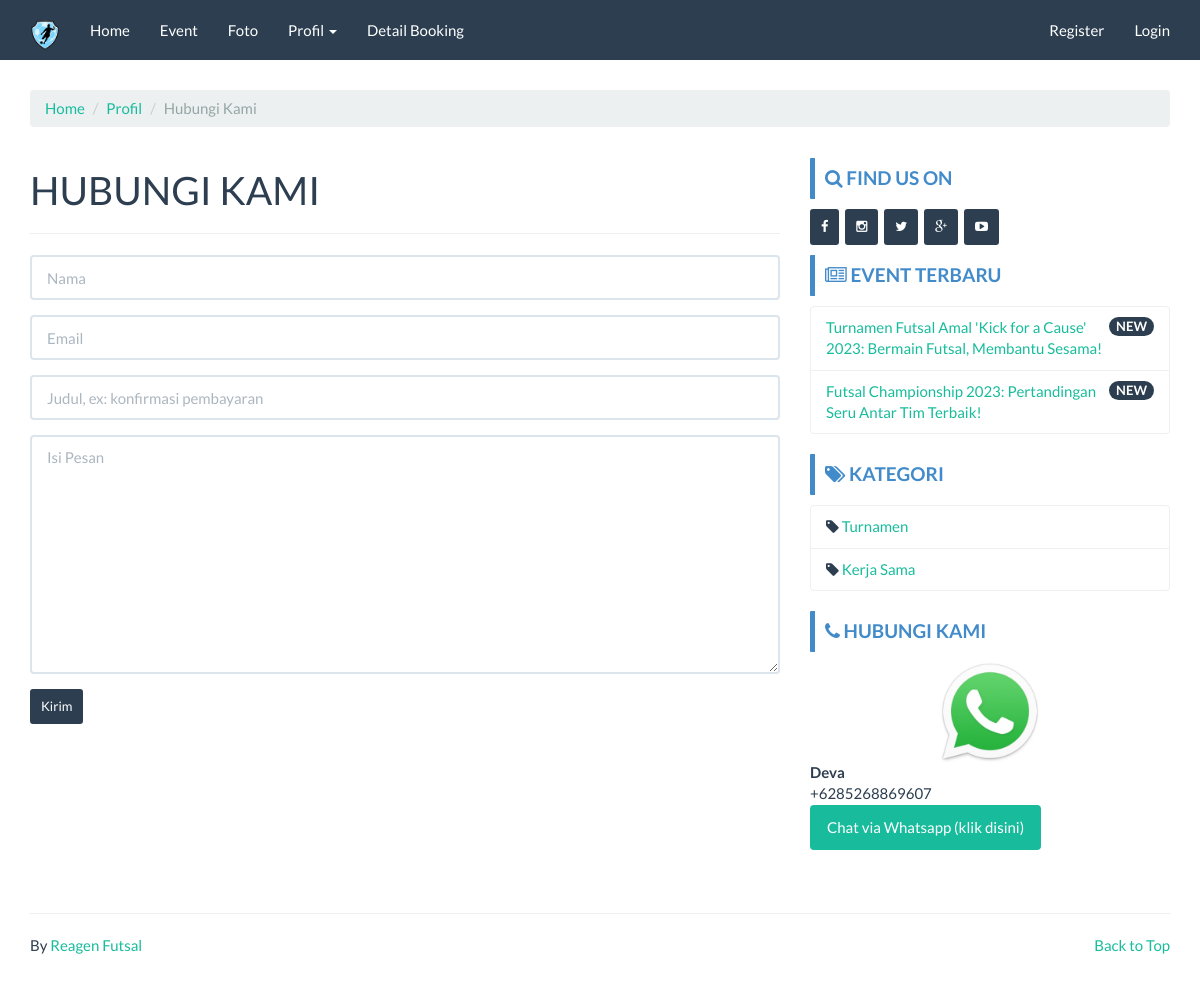
/index.php/page/contact, run on the app's committed database.
### tables this page shows
CREATE TABLE `company` (
  `id_company` int(11) NOT NULL,
  `company_name` varchar(100) NOT NULL,
  `company_desc` text NOT NULL,
  `company_address` text NOT NULL,
  `company_maps` text NOT NULL,
  `company_phone` char(30) NOT NULL,
  `company_phone2` char(30) NOT NULL,
  `company_fax` char(30) NOT NULL,
  `company_email` char(30) NOT NULL,
  `foto` text NOT NULL,
  `foto_type` char(10) NOT NULL,
  `created` datetime NOT NULL DEFAULT current_timestamp(),
  `modified` datetime DEFAULT NULL,
  `created_by` char(50) NOT NULL,
  `modified_by` char(50) NOT NULL
);

CREATE TABLE `event` (
  `id_event` int(11) NOT NULL,
  `nama_event` varchar(100) NOT NULL,
  `slug_event` varchar(100) DEFAULT NULL,
  `deskripsi` text DEFAULT NULL,
  `kategori` int(11) DEFAULT NULL,
  `foto` text DEFAULT NULL,
  `foto_type` char(10) DEFAULT NULL,
  `created_at` datetime NOT NULL DEFAULT current_timestamp(),
  `created_by` char(50) NOT NULL,
  `modified_at` datetime DEFAULT NULL ON UPDATE current_timestamp(),
  `modified_by` char(50) NOT NULL
);

CREATE TABLE `kategori` (
  `id_kategori` int(11) NOT NULL,
  `nama_kategori` varchar(20) NOT NULL,
  `slug_kat` varchar(20) NOT NULL,
  `created_by` char(50) NOT NULL,
  `created_at` datetime NOT NULL DEFAULT current_timestamp(),
  `modified_by` char(50) NOT NULL,
  `modified_at` datetime DEFAULT NULL ON UPDATE current_timestamp()
);

CREATE TABLE `kontak` (
  `id_kontak` int(11) NOT NULL,
  `nama_kontak` char(50) NOT NULL,
  `nohp` char(50) NOT NULL,
  `created_by` char(50) NOT NULL,
  `created_at` datetime NOT NULL DEFAULT current_timestamp(),
  `modified_by` char(50) NOT NULL,
  `modified_at` datetime DEFAULT NULL ON UPDATE current_timestamp()
);

### application/controllers/Page.php (called while the page is built, shortened)
<?php
class Page extends CI_Controller
{
   function __construct()
   {
      $this->load->model('Company_model');
      $this->load->model('Event_model');
      $this->load->model('Foto_model');
      $this->load->model('Kategori_model');
      $this->load->model('Kontak_model');
      $this->data['company_data']    = $this->Company_model->get_by_company();
      $this->data['event_sidebar']          = $this->Event_model->get_all_sidebar();
      $this->data['kategori_sidebar']    = $this->Kategori_model->get_all();
      $this->data['kontak_sidebar']       = $this->Kontak_model->get_all();
      $this->data['kontak']             = $this->Kontak_model->get_all();
   }
   public function contact()
   {
      $this->data['title'] = 'Contact';
      $this->data['name'] = array(
         'name'  => 'name',
         'id'    => 'name',
         'class' => 'form-control',
         'placeholder'    => 'Nama',
         'value' => $this->form_validation->set_value('name'),
      );
      $this->data['email'] = array(
         'name'  => 'email',
         'id'    => 'email',
         'class' => 'form-control',
         'placeholder'    => 'Email',
         'value' => $this->form_validation->set_value('email'),
      );
      $this->data['subject'] = array(
         'name'  => 'subject',
         'id'    => 'subject',
         'class' => 'form-control',
         'placeholder'    => 'Judul, ex: konfirmasi pembayaran',
         'value' => $this->form_validation->set_value('subject'),
      );
      $this->data['message'] = array(
         'name'  => 'message',
         'id'    => 'message',
         'class' => 'form-control',
         'placeholder'    => 'Isi Pesan',
         'value' => $this->form_validation->set_value('message'),
      );
      $this->load->view('front/page/contact', $this->data);
   }
}

### index.php (called while the page is built, shortened)
<?php
require_once BASEPATH . 'core/CodeIgniter.php';

### application/models/Company_model.php (called while the page is built, shortened)
<?php  if ( ! defined('BASEPATH')) exit('No direct script access allowed');
class Company_model extends CI_Model
{
  public $table = 'company';
  function get_by_company()
  {
    $this->db->where('id_company', '1');
    return $this->db->get($this->table)->row();
  }
}

### application/models/Event_model.php (called while the page is built, shortened)
<?php  if ( ! defined('BASEPATH')) exit('No direct script access allowed');
class Event_model extends CI_Model
{
  public $table = 'event';
  public $id    = 'id_event';
  public $order = 'DESC';
  function get_all_sidebar()
  {
    $this->db->limit(3);
    $this->db->order_by($this->id, $this->order);
    return $this->db->get($this->table)->result();
  }
}

### application/models/Kategori_model.php (called while the page is built, shortened)
<?php  if ( ! defined('BASEPATH')) exit('No direct script access allowed');
class Kategori_model extends CI_Model
{
  public $table = 'kategori';
  function get_all()
  {
    return $this->db->get($this->table)->result();
  }
}

### application/models/Kontak_model.php (called while the page is built, shortened)
<?php  if ( ! defined('BASEPATH')) exit('No direct script access allowed');
class Kontak_model extends CI_Model
{
  public $table = 'kontak';
  function get_all()
  {
    return $this->db->get($this->table)->result();
  }
}

### application/views/front/modul/mod_cs.php (the view)
<div class="bs-callout bs-callout-primary">
   <h4><i class="fa fa-phone"></i> Hubungi Kami</h4>
</div>
<ul class="list-group">
   <div align="center"><img src="<?php echo base_url('assets/images/wa.jpg') ?>" width="100px"></div>
   <?php foreach ($kontak_sidebar as $kontak) { ?>
      <b><?php echo $kontak->nama_kontak ?></b><br>
      +<?php echo $kontak->nohp ?><br>
      <a href="https://api.whatsapp.com/send?phone=+<?php echo $kontak->nohp ?>&text=Hi%20Gan,%20Saya%20mau%20booking%20lapangan">
         <button class="btn btn-success" type="submit" name="button">Chat via Whatsapp (klik disini)</button>
      </a><br><br>
   <?php } ?>
</ul>

### application/views/front/navbar.php (shortened to what this page needs)
<nav class="navbar navbar-default navbar-fixed-top">
   <div class="container">
      <div class="navbar-header">
         <a class="navbar-brand" href="<?php echo base_url() ?>">
            <img src="<?php echo base_url('assets/images/company/') . $company_data->foto . $company_data->foto_type ?>" alt="<?php echo $company_data->company_name ?>" height="30px">
         </a>
      </div>
      <div class="collapse navbar-collapse" id="bs-example-navbar-collapse-1">
         <ul class="nav navbar-nav">
            <li class="<?php if ($this->uri->segment(1) == "") {
                           echo "active";
                        } ?>">
               <a href="<?php echo base_url() ?>">Home </a>
            </li>
            <li class="<?php if ($this->uri->segment(1) == "event") {
                           echo "active";
                        } ?>">
               <a href="<?php echo base_url('event') ?>"> Event</a>
            </li>
            <li class="<?php if ($this->uri->segment(1) == "gallery") {
                           echo "active";
                        } ?>">
               <a href="<?php echo base_url('gallery/album') ?>"> Foto</a>
            </li>
            <li class="dropdown <?php if ($this->uri->segment(1) == "about" or $this->uri->segment(1) == "contact") {
                                    echo "active";
                                 } ?>">
               <a href="#" class="dropdown-toggle" data-toggle="dropdown" role="button" aria-haspopup="true" aria-expanded="false">Profil <span class="caret"></span></a>
            </li>
            <li class="<?php if ($this->uri->segment(1) == "cart" && $this->uri->segment(2) == "") {
                           echo "active";
                        } ?>">
               <a href="<?php echo base_url('cart') ?>"> Detail Booking</a>
            </li>
         </ul>
         <?php if ($this->session->userdata('usertype') != NULL) { ?>
            <ul class="nav navbar-nav navbar-right">
               <li class="dropdown">
                  <a href="#" class="dropdown-toggle" data-toggle="dropdown" role="button" aria-haspopup="true" aria-expanded="false">Hi, <?php echo $this->session->userdata('username') ?> <span class="caret"></span></a>
                  <ul class="dropdown-menu">
                     <li><a href="<?php echo base_url('cart/history') ?>">Riwayat Booking</a></li>
                     <li><a href="<?php echo base_url('auth/edit_profil/') . $this->session->userdata('user_id') ?>">Edit Profil</a></li>
                     <li role="separator" class="divider"></li>
                     <li><a href="<?php echo base_url('auth/logout') ?>">Logout</a></li>
                  </ul>
               </li>
            </ul>
         <?php } else { ?>
            <ul class="nav navbar-nav navbar-right">
               <li><a href="<?php echo base_url('auth/register') ?>">Register</a></li>
               <li><a href="<?php echo base_url('auth/login') ?>">Login</a></li>
            </ul>
         <?php } ?>
      </div>
   </div>
</nav>

### application/views/front/modul/mod_event.php
<div class="bs-callout bs-callout-primary mt-3">
   <h4><i class="fa fa-newspaper-o"></i> Event Terbaru</h4>
</div>
<ul class="list-group">
   <?php
   foreach ($event_sidebar as $event_sidebar) {
   ?>
      <li class="list-group-item">
         <span class="badge">NEW</span>
         <?php echo anchor('event/read/' . $event_sidebar->slug_event . '', '' . $event_sidebar->nama_event . '') ?>
      </li>
   <?php } ?>
</ul>

### application/views/front/modul/mod_kategori.php (shortened to what this page needs)
<div class="bs-callout bs-callout-primary">
   <h4><i class="fa fa-tags"></i> Kategori</h4>
</div>
<ul class="list-group">
   <?php
   foreach ($kategori_sidebar as $kategori_sidebar) {
   ?>
      <li class="list-group-item">
         <i class="fa fa-tag"></i> <?php echo anchor('event/kategori/' . $kategori_sidebar->slug_kat . '', '' . $kategori_sidebar->nama_kategori . '') ?>
      </li>
   <?php } ?>
</ul>

### assets/template/frontend/css/custom.css (style rules this page uses)
h4 { font-weight: bold; text-transform: uppercase; }
.bs-callout { padding: 10px; margin-top: 10px; margin-bottom: 10px; border: 0px solid #eee; border-left-width: 5px; border-radius: 1px; }
.bs-callout h4 { margin-top: 0; margin-bottom: 0px; }
.bs-callout-primary { border-left-color: #428bca; }
.bs-callout-primary h4 { color: #428bca; }
a:hover, a:visited, a:link, a:active { text-decoration: none; }

### data on the page
company: foto+foto_type (picture)
event: slug_event+nama_event "Turnamen Futsal Amal 'Kick for a Cause' 2023: Bermain Futsal, Membantu Sesama!"
event: slug_event+nama_event "Futsal Championship 2023: Pertandingan Seru Antar Tim Terbaik!"
kategori: slug_kat+nama_kategori "Turnamen"
kategori: slug_kat+nama_kategori "Kerja Sama"
kontak: nama_kontak "Deva", nohp "6285268869607"
